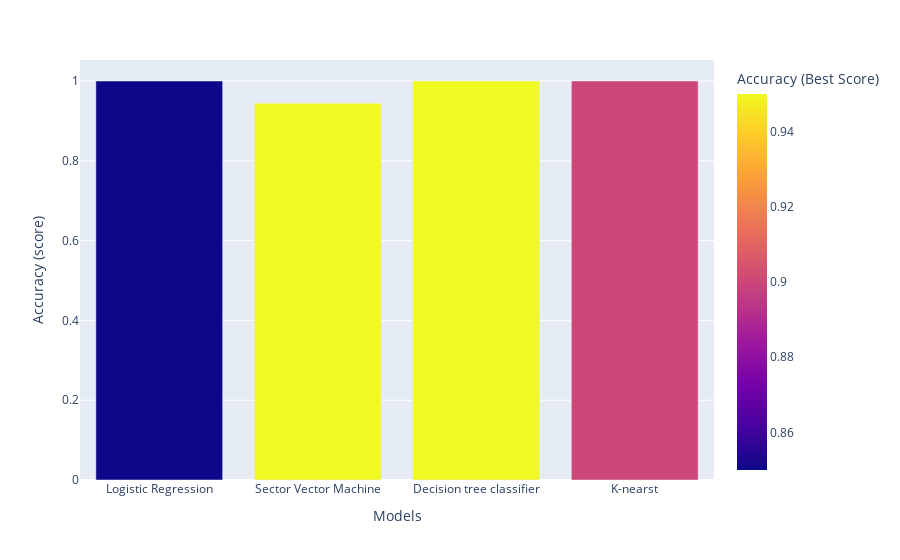

Notebook code cell kept with this figure:
### Code cell
import plotly.express as px

px.bar(models_results, x='Models', y = 'Accuracy (score)', color = 'Accuracy (Best Score)')

### Figure 1 — Plotly figure (JSON) as saved in the notebook; plotly's stock layout.template omitted (floating-point values rounded to 4 significant figures)
{"data": [{"alignmentgroup": "True", "hovertemplate": "Models=%{x}<br>Accuracy (score)=%{y}<br>Accuracy (Best Score)=%{marker.color}<extra></extra>", "legendgroup": "", "marker": {"color": [0.85, 0.95, 0.95, 0.9], "coloraxis": "coloraxis", "pattern": {"shape": ""}}, "name": "", "offsetgroup": "", "orientation": "v", "showlegend": false, "textposition": "auto", "type": "bar", "x": ["Logistic Regression", "Sector Vector Machine", "Decision tree classifier", "K-nearst"], "xaxis": "x", "y": [1, 0.9444, 1, 1], "yaxis": "y"}], "layout": {"barmode": "relative", "coloraxis": {"colorbar": {"title": {"text": "Accuracy (Best Score)"}}, "colorscale": [[0, "#0d0887"], [0.1111, "#46039f"], [0.2222, "#7201a8"], [0.3333, "#9c179e"], [0.4444, "#bd3786"], [0.5556, "#d8576b"], [0.6667, "#ed7953"], [0.7778, "#fb9f3a"], [0.8889, "#fdca26"], [1, "#f0f921"]]}, "legend": {"tracegroupgap": 0}, "margin": {"t": 60}, "xaxis": {"anchor": "y", "domain": [0, 1], "title": {"text": "Models"}}, "yaxis": {"anchor": "x", "domain": [0, 1], "title": {"text": "Accuracy (score)"}}}}
